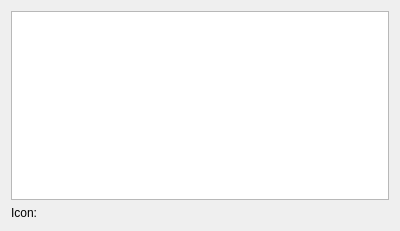
<?xml version="1.0" encoding="UTF-8"?>
<ui version="4.0">
 <class>KeyboardKeyIconPage</class>
 <widget class="QWizardPage" name="KeyboardKeyIconPage">
  <property name="geometry">
   <rect>
    <x>0</x>
    <y>0</y>
    <width>400</width>
    <height>231</height>
   </rect>
  </property>
  <property name="windowTitle">
   <string>WizardPage</string>
  </property>
  <layout class="QFormLayout" name="formLayout">
   <item row="1" column="0">
    <widget class="QLabel" name="label">
     <property name="text">
      <string>Icon:</string>
     </property>
    </widget>
   </item>
   <item row="0" column="0" colspan="2">
    <widget class="KListWidget" name="iconList">
     <property name="editTriggers">
      <set>QAbstractItemView::NoEditTriggers</set>
     </property>
     <property name="iconSize">
      <size>
       <width>50</width>
       <height>50</height>
      </size>
     </property>
     <property name="viewMode">
      <enum>QListView::IconMode</enum>
     </property>
     <property name="sortingEnabled">
      <bool>true</bool>
     </property>
    </widget>
   </item>
   <item row="1" column="1">
    <widget class="KUrlRequester" name="iconEdit"/>
   </item>
  </layout>
 </widget>
 <customwidgets>
  <customwidget>
   <class>KUrlRequester</class>
   <extends>QFrame</extends>
   <header>kurlrequester.h</header>
  </customwidget>
  <customwidget>
   <class>KListWidget</class>
   <extends>QListWidget</extends>
   <header>klistwidget.h</header>
  </customwidget>
 </customwidgets>
 <resources/>
 <connections/>
</ui>
